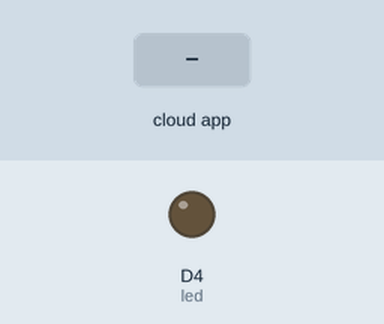
Recording of a sketch running on a simulated ESP8266 (NodeMCU). Parts: output pins drawn as LEDs (lit = HIGH). The inputs (shaded band) are chosen by the test bench. WiFi joins after 1.5 s; servers stay silent unless stated; the Firebase database answers and starts empty; what the sketch prints to the serial monitor is not drawn.

Above: at 3.8 s.
3.9 s: the phone or cloud app sets LED_STATUS to ON
At 5.7 s:
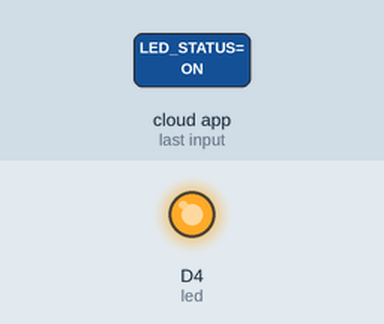
6.4 s: the phone or cloud app sets LED_STATUS to OFF
At 7.9 s:
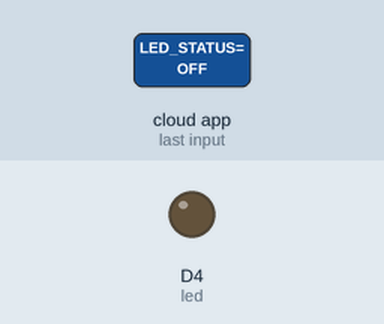
Timing chart, 0 to 9.4 s (numbered marks = the images above; inputs shaded):
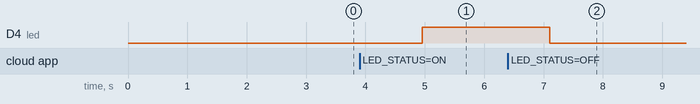

The sketch:

202025736arduino.ino
```cpp
// Board Manager ESP8266 by community 2.7.4  downgrade
// https://www.grc.com/fingerprints.htm

// 6E:F3:55:47:6D:F1:0E:5B:2B:04:F2:F8:C0:8B:E8:05:65:0F:1A:C1

#include <FirebaseArduino.h>
//#include <FirebaseESP8266.h>

// 아두이노 Firebase 라이브러리
#include <ESP8266WiFi.h>


// 데이터 베이스 호스트 이름
#define FIREBASE_HOST "fir-led-control-shin-default-rtdb.firebaseio.com"

// 데이터 베이스 비밀번호
#define FIREBASE_AUTH "WbS6nA7J3HBOZrQScrv4ZYcrfQ0lJcTIWBDKwodh"

// Wi-Fi 설정
#define WIFI_SSID "U+NetFF47"
#define WIFI_PASSWORD "32F8013517"

String fireStatus = "";   // firebase DB로 부터 받은 값 저장
int led = D4;        // NodeMCU LED pin

void setup()
{
    Serial.begin(9600);
    delay(1000);
    pinMode(led, OUTPUT);
    WiFi.begin(WIFI_SSID, WIFI_PASSWORD);
    Serial.print("Connecting to ");
    Serial.print(WIFI_SSID);
    while (WiFi.status() != WL_CONNECTED) {
       Serial.print(".");
       delay(500);
    }
    Serial.println();
    Serial.print("Connected to ");
    Serial.println(WIFI_SSID);
    Firebase.begin(FIREBASE_HOST, FIREBASE_AUTH);   // firebase에 연결
    Firebase.setString("LED_STATUS", "OFF");       //초기 LED 상태를 OFF로 설정

    // handle error
    if (Firebase.failed()) {
      Serial.print("setting /string failed:");
      Serial.println(Firebase.error());
      return;
  }
}

void loop()
{
    fireStatus = Firebase.getString("LED_STATUS"); // Firebase 데이터베이스로 부터 LED 상태 값 읽음
    if (fireStatus == "ON")   {       // Firebase 데이터베이스로 부터 받은 LED 상태 값이 “ON”이면 LED 켜기
      Serial.println("Led Turned ON"); // Serial Monitor에 “Led Turned ON” 문자열 출력
      digitalWrite(led, HIGH);          // LED OFF
      delay(1000);
  } else if (fireStatus == "OFF")  {    // Firebase 데이터베이스로 부토 LED 상태 값 읽음
    Serial.println("Led Turned OFF");  // Serial Monitor에 “Led Turned OFF” 문자열 출력
    digitalWrite(led, LOW);          // LED OFF
    delay(1000);
  } else {
     Serial.println("Command Error! Please send ON/OFF");
  }
  delay(1000);
}
```

Measured:
- after the input at 3.9 s, D4 (led): LOW → HIGH after 1.1 s
- after the input at 6.4 s, D4 (led): HIGH → LOW after 0.70 s
